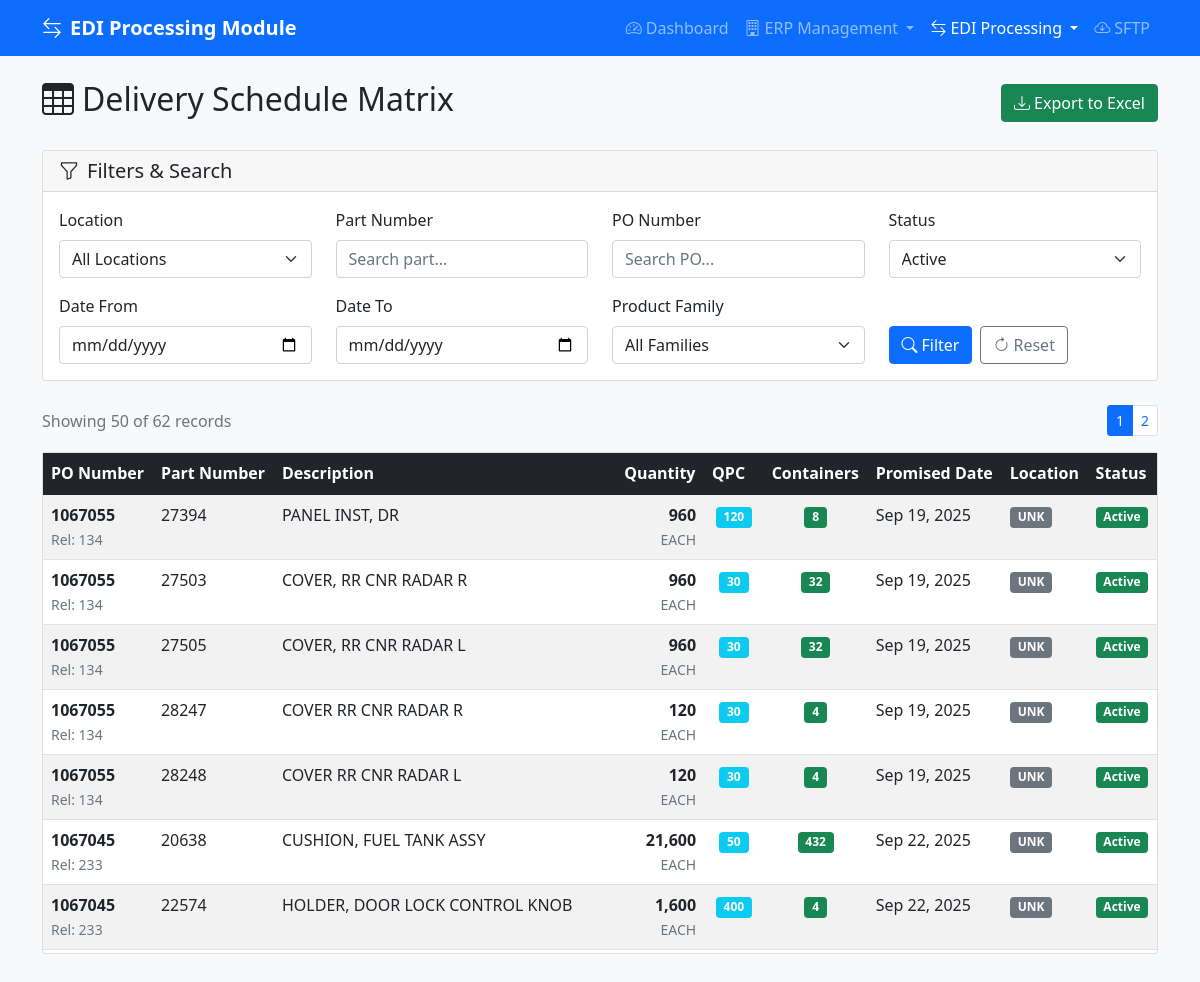
/src/public/index.php?page=delivery_matrix, run on the app's committed database.
### tables this page shows
CREATE TABLE `delivery_schedules` (
  `id` int NOT NULL AUTO_INCREMENT,
  `partner_id` int NOT NULL,
  `po_number` varchar(20) NOT NULL,
  `release_number` varchar(10) DEFAULT NULL,
  `po_line` varchar(30) NOT NULL,
  `line_number` int DEFAULT '1',
  `supplier_item` varchar(50) NOT NULL,
  `customer_item` varchar(50) DEFAULT NULL,
  `item_description` varchar(200) DEFAULT NULL,
  `quantity_ordered` int NOT NULL,
  `quantity_received` int DEFAULT '0',
  `quantity_shipped` int DEFAULT '0',
  `promised_date` date NOT NULL,
  `need_by_date` date NOT NULL,
  `ship_to_location_id` int DEFAULT NULL,
  `location_code` varchar(10) DEFAULT NULL,
  `ship_to_description` varchar(100) DEFAULT NULL,
  `uom` varchar(10) DEFAULT 'EACH',
  `unit_price` decimal(10,4) DEFAULT NULL,
  `organization` varchar(50) DEFAULT 'NIFCO',
  `supplier` varchar(100) DEFAULT 'GREENFIELD PRECISION PLASTICS LLC',
  `status` enum('active','shipped','received','cancelled','closed') DEFAULT 'active',
  `priority` enum('low','normal','high','urgent') DEFAULT 'normal',
  `notes` text,
  `edi_transaction_id` int DEFAULT NULL,
  `erp_po_id` int DEFAULT NULL,
  `created_at` timestamp NULL DEFAULT CURRENT_TIMESTAMP,
  `updated_at` timestamp NULL DEFAULT CURRENT_TIMESTAMP ON UPDATE CURRENT_TIMESTAMP,
  PRIMARY KEY (`id`),
  KEY `idx_po_number` (`po_number`),
  KEY `idx_partner_po` (`partner_id`,`po_number`),
  KEY `idx_supplier_item` (`supplier_item`),
  KEY `idx_promised_date` (`promised_date`),
  KEY `idx_status` (`status`),
  CONSTRAINT `delivery_schedules_ibfk_1` FOREIGN KEY (`partner_id`) REFERENCES `trading_partners` (`id`)
);

CREATE TABLE `part_master` (
  `id` int NOT NULL AUTO_INCREMENT,
  `part_number` varchar(50) NOT NULL,
  `customer_part_number` varchar(50) DEFAULT NULL,
  `description` varchar(200) DEFAULT NULL,
  `qpc` int NOT NULL DEFAULT '1' COMMENT 'Quantity Per Container - for container calculations',
  `uom` varchar(10) DEFAULT 'EACH',
  `weight` decimal(10,4) DEFAULT NULL COMMENT 'Part weight for shipping calculations',
  `dimensions` varchar(100) DEFAULT NULL COMMENT 'Length x Width x Height',
  `material` varchar(100) DEFAULT NULL,
  `color` varchar(50) DEFAULT NULL,
  `product_family` varchar(100) DEFAULT NULL,
  `active` tinyint(1) DEFAULT '1',
  `auto_detected` tinyint(1) DEFAULT '0' COMMENT 'TRUE if part was auto-detected from EDI processing',
  `first_detected_date` datetime DEFAULT NULL COMMENT 'Date when part was first seen in EDI',
  `notes` text,
  `created_at` timestamp NULL DEFAULT CURRENT_TIMESTAMP,
  `updated_at` timestamp NULL DEFAULT CURRENT_TIMESTAMP ON UPDATE CURRENT_TIMESTAMP,
  PRIMARY KEY (`id`),
  UNIQUE KEY `part_number` (`part_number`),
  KEY `idx_part_number` (`part_number`),
  KEY `idx_customer_part` (`customer_part_number`),
  KEY `idx_active` (`active`),
  KEY `idx_auto_detected` (`auto_detected`),
  KEY `idx_product_family` (`product_family`)
);

### src/config/database.php (called while the page is built, shortened)
<?php
class DatabaseConfig {
    private static $instance = null;
    private $connection = null;
    private $host;
    private $database;
    private $username;
    private $password;
    private $charset = 'utf8mb4';
    private function loadEnvironmentConfig() {
        $envFile = __DIR__ . '/../../.env';
        if (file_exists($envFile)) {
            $lines = file($envFile, FILE_IGNORE_NEW_LINES | FILE_SKIP_EMPTY_LINES);
            foreach ($lines as $line) {
                if (strpos($line, '=') !== false && !str_starts_with($line, '#')) {
                    list($key, $value) = explode('=', $line, 2);
                    $key = trim($key);
                    $value = trim($value, '"\'');
                }
            }
        }
        $this->host = $_ENV['DB_HOST'] ?? 'localhost';
        $this->database = $_ENV['DB_DATABASE'] ?? 'edi_processing';
        $this->username = $_ENV['DB_USERNAME'] ?? 'root';
        $this->password = $_ENV['DB_PASSWORD'] ?? 'passgas1989';
    }
    private function __construct() {
        try {
            $dsn = "mysql:host={$this->host};dbname={$this->database};charset={$this->charset}";
            $options = [
                PDO::ATTR_ERRMODE => PDO::ERRMODE_EXCEPTION,
                PDO::ATTR_DEFAULT_FETCH_MODE => PDO::FETCH_ASSOC,
                PDO::ATTR_EMULATE_PREPARES => false,
                PDO::MYSQL_ATTR_USE_BUFFERED_QUERY => true,
                PDO::MYSQL_ATTR_SSL_VERIFY_SERVER_CERT => false
            ];
            $this->connection = new PDO($dsn, $this->username, $this->password, $options);
        } catch (PDOException $e) {
            error_log("Database connection failed: " . $e->getMessage());
            throw new Exception("Database connection failed: " . $e->getMessage());
        }
    }
    public static function getInstance() {
        if (self::$instance === null) {
            self::$instance = new self();
        }
        return self::$instance;
    }
    public function getConnection() {
        return $this->connection;
    }
}
?>

### src/classes/DeliveryMatrix.php (called while the page is built, shortened)
<?php
class DeliveryMatrix {
    private $db;
    public function __construct($database) {
        $this->db = $database->getConnection();
    }
    public function getDeliveryMatrix($filters = []) {
        $sql = "SELECT
            ds.*,
            pm.qpc,
            pm.description as part_description,
            pm.product_family,
            pm.weight,
            ROUND(ds.quantity_ordered / COALESCE(pm.qpc, 1), 0) as containers_needed,
            CASE
                WHEN ds.location_code = 'SLB' AND ds.po_number REGEXP '-[0-9]+$' THEN
                    CONCAT(SUBSTRING_INDEX(ds.po_number, '-', 1), '-', LPAD(SUBSTRING_INDEX(ds.po_number, '-', -1), 3, '0'))
                ELSE ds.po_number
            END as formatted_po,
            stl.location_description as location_name,
            stl.location_code
        FROM delivery_schedules ds
        LEFT JOIN part_master pm ON ds.supplier_item = pm.part_number
        LEFT JOIN ship_to_locations stl ON ds.ship_to_location_id = stl.id
        WHERE 1=1";
        $params = [];
        if (!empty($filters['status'])) {
            $sql .= " AND ds.status = :status";
            $params[':status'] = $filters['status'];
        }
        $sql .= " ORDER BY ds.promised_date ASC, ds.po_number ASC, ds.supplier_item ASC";
        $stmt = $this->db->prepare($sql);
        foreach ($params as $key => $value) {
            $stmt->bindValue($key, $value);
        }
        $stmt->execute();
        return $stmt->fetchAll();
    }
}

### src/templates/delivery_matrix.php (the view, shortened to what this page needs)
<?php
require_once '../classes/DeliveryMatrix.php';
$deliveryMatrix = new DeliveryMatrix($db);
$filters = [
    'location_code' => $_GET['location_code'] ?? '',
    'part_number' => $_GET['part_number'] ?? '',
    'po_number' => $_GET['po_number'] ?? '',
    'date_from' => $_GET['date_from'] ?? '',
    'date_to' => $_GET['date_to'] ?? '',
    'status' => $_GET['status'] ?? 'active',
    'product_family' => $_GET['product_family'] ?? ''
];
$data = $deliveryMatrix->getDeliveryMatrix($filters);
$page = max(1, (int)($_GET['p'] ?? 1));
$limit = 50;
$offset = ($page - 1) * $limit;
$paginatedData = array_slice($data, $offset, $limit);
$totalPages = ceil(count($data) / $limit);
?>
<div class="d-flex justify-content-between align-items-center mb-4">
    <h2><i class="bi bi-table me-2"></i>Delivery Schedule Matrix</h2>
    <div>
        <button class="btn btn-success" data-bs-toggle="modal" data-bs-target="#exportModal">
            <i class="bi bi-download me-1"></i>Export to Excel
        </button>
    </div>
</div>
<div class="card mb-4">
    <div class="card-header">
        <h5 class="mb-0"><i class="bi bi-funnel me-2"></i>Filters & Search</h5>
    </div>
    <div class="card-body">
        <form method="get">
            <div class="row">
                <div class="col-md-3">
                    <label class="form-label">Location</label>
                    <select name="location_code" class="form-select">
                        <option value="">All Locations</option>
                    </select>
                </div>
                <div class="col-md-3">
                    <label class="form-label">Part Number</label>
                    <input type="text" name="part_number" class="form-control"
                           value="<?= htmlspecialchars($filters['part_number']) ?>"
                           placeholder="Search part...">
                </div>
                <div class="col-md-3">
                    <label class="form-label">PO Number</label>
                    <input type="text" name="po_number" class="form-control"
                           value="<?= htmlspecialchars($filters['po_number']) ?>"
                           placeholder="Search PO...">
                </div>
                <div class="col-md-3">
                    <label class="form-label">Status</label>
                    <select name="status" class="form-select">
                        <option value="active" <?= $filters['status'] === 'active' ? 'selected' : '' ?>>Active</option>
                    </select>
                </div>
            </div>
            <div class="row mt-3">
                <div class="col-md-3">
                    <label class="form-label">Date From</label>
                    <input type="date" name="date_from" class="form-control"
                           value="<?= htmlspecialchars($filters['date_from']) ?>">
                </div>
                <div class="col-md-3">
                    <label class="form-label">Date To</label>
                    <input type="date" name="date_to" class="form-control"
                           value="<?= htmlspecialchars($filters['date_to']) ?>">
                </div>
                <div class="col-md-3">
                    <label class="form-label">Product Family</label>
                    <select name="product_family" class="form-select">
                        <option value="">All Families</option>
                    </select>
                </div>
                <div class="col-md-3 d-flex align-items-end">
                    <button type="submit" class="btn btn-primary me-2">
                        <i class="bi bi-search me-1"></i>Filter
                    </button>
                    <a href="?page=delivery_matrix" class="btn btn-outline-secondary">
                        <i class="bi bi-arrow-clockwise me-1"></i>Reset
                    </a>
                </div>
            </div>
        </form>
    </div>
</div>
<div class="d-flex justify-content-between align-items-center mb-3">
    <div>
        <span class="text-muted">
            Showing <?= number_format(count($paginatedData)) ?> of <?= number_format(count($data)) ?> records
        </span>
    </div>
    <?php if ($totalPages > 1): ?>
    <nav>
        <ul class="pagination pagination-sm mb-0">
            <?php for ($i = max(1, $page - 2); $i <= min($totalPages, $page + 2); $i++): ?>
                <li class="page-item <?= $i === $page ? 'active' : '' ?>">
                    <a class="page-link" href="?page=delivery_matrix&p=<?= $i ?>&<?= http_build_query(array_filter($filters)) ?>">
                        <?= $i ?>
                    </a>
                </li>
            <?php endfor; ?>
        </ul>
    </nav>
    <?php endif; ?>
</div>
<div class="card">
    <div class="card-body p-0">
        <div class="table-responsive">
            <table class="table table-striped table-hover mb-0">
                <thead class="table-dark">
                    <tr>
                        <th>PO Number</th>
                        <th>Part Number</th>
                        <th>Description</th>
                        <th>Quantity</th>
                        <th>QPC</th>
                        <th>Containers</th>
                        <th>Promised Date</th>
                        <th>Location</th>
                        <th>Status</th>
                    </tr>
                </thead>
                <tbody>
                    <?php foreach ($paginatedData as $item): ?>
                    <tr>
                        <td>
                            <strong><?= htmlspecialchars($item['formatted_po'] ?? $item['po_number']) ?></strong>
                            <?php if ($item['release_number']): ?>
                                <br><small class="text-muted">Rel: <?= htmlspecialchars($item['release_number']) ?></small>
                            <?php endif; ?>
                        </td>
                        <td>
                            <?= htmlspecialchars($item['supplier_item']) ?>
                        </td>
                        <td>
                            <?= htmlspecialchars($item['part_description'] ?? $item['item_description']) ?>
                        </td>
                        <td class="text-end">
                            <strong><?= number_format($item['quantity_ordered']) ?></strong>
                            <br><small class="text-muted"><?= htmlspecialchars($item['uom']) ?></small>
                        </td>
                        <td class="text-center">
                            <span class="badge bg-info"><?= $item['qpc'] ?? 1 ?></span>
                        </td>
                        <td class="text-center">
                            <span class="badge bg-success">
                                <?= $item['containers_needed'] ?? round($item['quantity_ordered'] / ($item['qpc'] ?? 1)) ?>
                            </span>
                        </td>
                        <td>
                            <?= date('M j, Y', strtotime($item['promised_date'])) ?>
                        </td>
                        <td>
                            <span class="badge bg-<?= $item['location_code'] === 'SLB' ? 'primary' : ($item['location_code'] === 'CNL' ? 'warning' : 'secondary') ?>">
                                <?= htmlspecialchars($item['location_code'] ?? 'UNK') ?>
                            </span>
                        </td>
                        <td>
                            <span class="badge bg-<?= $item['status'] === 'active' ? 'success' : ($item['status'] === 'shipped' ? 'info' : 'secondary') ?>">
                                <?= ucfirst($item['status']) ?>
                            </span>
                        </td>
                    </tr>
                    <?php endforeach; ?>
                </tbody>
            </table>
        </div>
    </div>
</div>

### src/public/index.php (style rules this page uses)
.table-responsive { max-height: 500px; }

### data on the page
delivery_schedules: formatted_po "1067055", release_number "134", supplier_item "27394", part_master.description "PANEL INST, DR", quantity_ordered "960", uom "EACH", part_master.qpc "120", containers_needed "8", promised_date "Sep 19, 2025", location_code "UNK", status "Active"
delivery_schedules: formatted_po "1067055", release_number "134", supplier_item "27503", part_master.description "COVER, RR CNR RADAR R", quantity_ordered "960", uom "EACH", part_master.qpc "30", containers_needed "32", promised_date "Sep 19, 2025", location_code "UNK", status "Active"
delivery_schedules: formatted_po "1067055", release_number "134", supplier_item "27505", part_master.description "COVER, RR CNR RADAR L", quantity_ordered "960", uom "EACH", part_master.qpc "30", containers_needed "32", promised_date "Sep 19, 2025", location_code "UNK", status "Active"
delivery_schedules: formatted_po "1067055", release_number "134", supplier_item "28247", part_master.description "COVER RR CNR RADAR R", quantity_ordered "120", uom "EACH", part_master.qpc "30", containers_needed "4", promised_date "Sep 19, 2025", location_code "UNK", status "Active"
delivery_schedules: formatted_po "1067055", release_number "134", supplier_item "28248", part_master.description "COVER RR CNR RADAR L", quantity_ordered "120", uom "EACH", part_master.qpc "30", containers_needed "4", promised_date "Sep 19, 2025", location_code "UNK", status "Active"
delivery_schedules: formatted_po "1067045", release_number "233", supplier_item "20638", part_master.description "CUSHION, FUEL TANK ASSY", quantity_ordered "21,600", uom "EACH", part_master.qpc "50", containers_needed "432", promised_date "Sep 22, 2025", location_code "UNK", status "Active"
delivery_schedules: formatted_po "1067045", release_number "233", supplier_item "22574", part_master.description "HOLDER, DOOR LOCK CONTROL KNOB", quantity_ordered "1,600", uom "EACH", part_master.qpc "400", containers_needed "4", promised_date "Sep 22, 2025", location_code "UNK", status "Active"

### other printed values
AppConfig::APP_NAME "EDI Processing Module"
count($paginatedData) "50"
count($data) "62"
